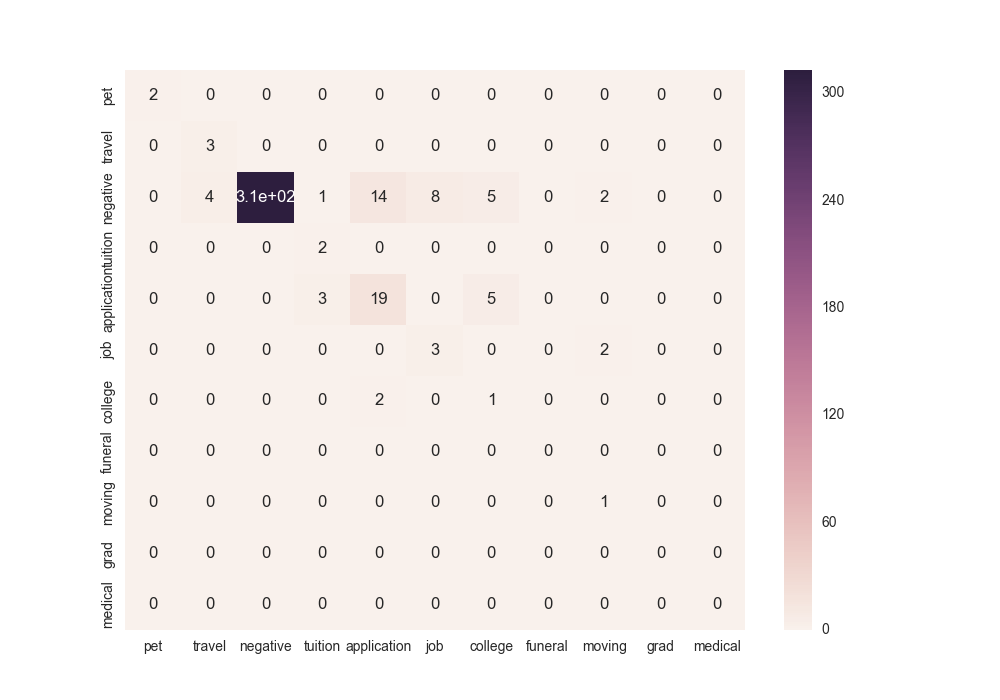

Reproduce this figure in Python.
import random
import utils
import seaborn as sn
import numpy as np
import matplotlib.pyplot as plt
import pandas as pd
from sklearn.ensemble import RandomForestClassifier
from sklearn.feature_extraction.text import TfidfVectorizer
from sklearn import linear_model
from sklearn.metrics import confusion_matrix, accuracy_score, classification_report
from math import sqrt
from pickle import load

if __name__ == '__main__':
    # get training corpus/labels
    with open('data/intuit_data', 'rb') as f:
        data = load(f)
    emails = [email['Text'] for email in data['data']]
    labels = [label for label in data['label']]
    label_set = list(set(labels))

    # vectorize corpus
    vectorizer = TfidfVectorizer()
    X = vectorizer.fit_transform(emails)
    X = X.toarray()

    # create random forest
    forest = RandomForestClassifier(n_estimators = int(sqrt(len(X[0])))+1, n_jobs=4)
    forest.fit(X, labels)

    # read in and vectorize testing data
    with open('data/intuit_test_data', 'rb') as f:
        data = load(f)
    email_vectors = [vectorizer.transform([email['Text']]) for email in data['data']]
    email_labels = [label for label in data['label']]

    # predict classification
    predicted_email_labels = [forest.predict(email_vector)[0] for email_vector in email_vectors]

    # generate confusion matrix: C_i,j is equal to the number of observations known to be in group i but predicted to be in group j
    cm = confusion_matrix(predicted_email_labels, email_labels, labels=label_set)
    df_cm = pd.DataFrame(cm, index=label_set, columns=label_set)
    plt.figure(figsize = (10,7))
    sn.heatmap(df_cm, annot=True)
    plt.savefig('random_forest_confusion_matrix.png', format='png')
    print("------------------------------------------------------------")
    accuracy = accuracy_score(predicted_email_labels, email_labels)
    print(classification_report(predicted_email_labels, email_labels))
    print("accuracy: " + str(accuracy))
    print("------------------------------------------------------------")
